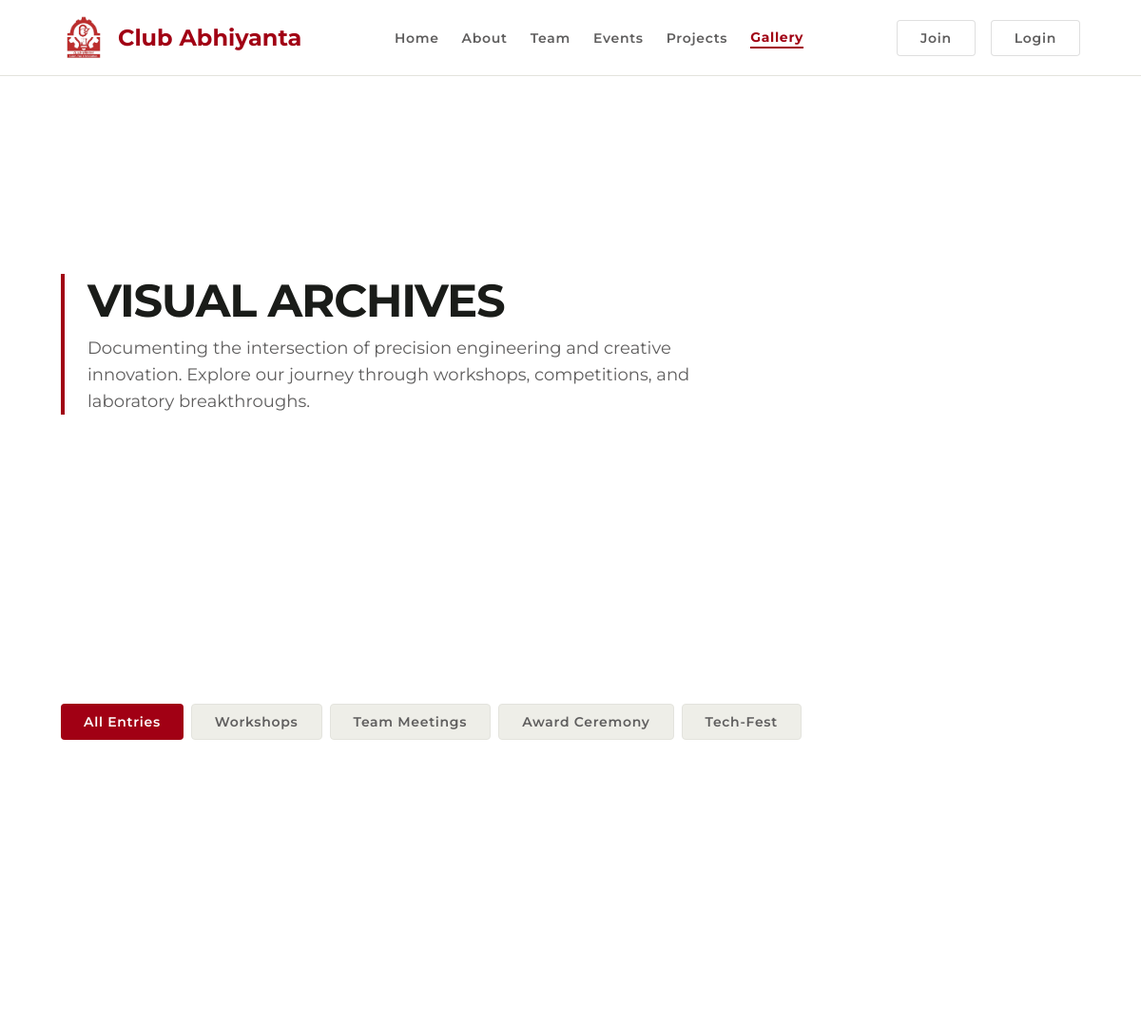
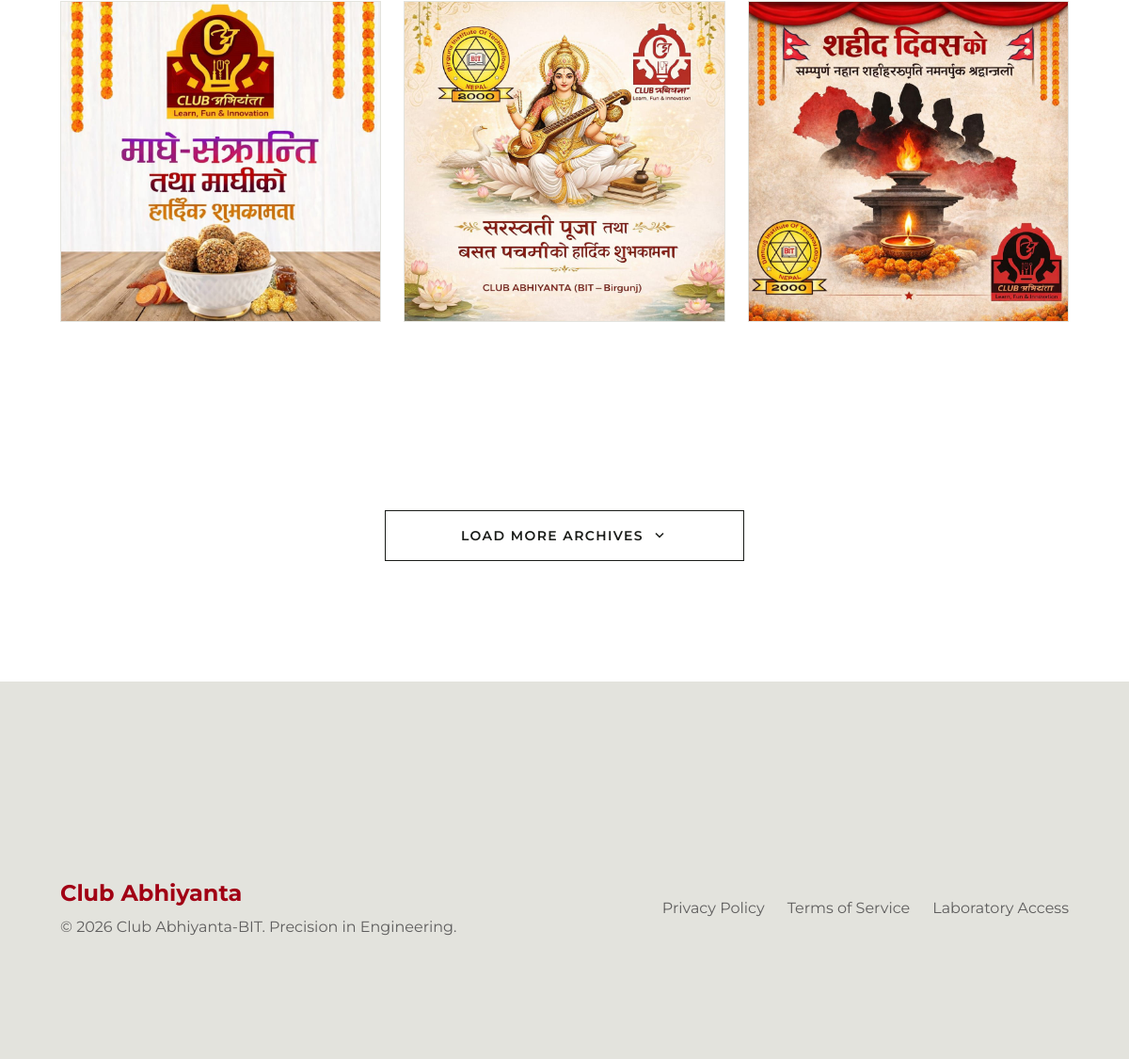
The page /pages/gallery.php on the database its author committed (2 pictures, top to bottom).
### tables this page shows
CREATE TABLE `settings` (
  `id` int(11) NOT NULL AUTO_INCREMENT,
  `setting_key` varchar(100) NOT NULL,
  `setting_value` text DEFAULT NULL,
  `created_at` timestamp NULL DEFAULT current_timestamp(),
  `updated_at` timestamp NULL DEFAULT current_timestamp() ON UPDATE current_timestamp(),
  PRIMARY KEY (`id`),
  UNIQUE KEY `setting_key` (`setting_key`),
  KEY `idx_settings_key` (`setting_key`)
);

CREATE TABLE `gallery` (
  `id` int(11) NOT NULL AUTO_INCREMENT,
  `image_path` varchar(255) NOT NULL,
  `title` varchar(100) DEFAULT NULL,
  `description` text DEFAULT NULL,
  `upload_date` timestamp NULL DEFAULT current_timestamp(),
  `created_at` timestamp NULL DEFAULT current_timestamp(),
  `updated_at` timestamp NULL DEFAULT current_timestamp() ON UPDATE current_timestamp(),
  PRIMARY KEY (`id`),
  KEY `idx_gallery_upload_date` (`upload_date`)
);

### includes/db.php (called while the page is built, shortened)
<?php
$servername = "localhost";
$username   = "root";
$password   = "";
$dbname     = "club";
$conn = new mysqli($servername, $username, $password, $dbname);
$base_url = "http://localhost/club/";
if (!function_exists('getSetting')) {
    function getSetting($key, $default = "") {
        global $conn;
        $key = $conn->real_escape_string($key);
        $sql = "SELECT setting_value FROM settings WHERE setting_key = '$key'";
        $result = $conn->query($sql);
        if ($result && $result->num_rows > 0) {
            $row = $result->fetch_assoc();
            return $row['setting_value'];
        }
        return $default;
    }
}
?>

### pages/gallery.php (the view, shortened to what this page needs)
<?php
include '../includes/header.php';
$gallery = $conn->query("SELECT * FROM gallery ORDER BY created_at DESC");
?>
<main class="pt-xl pb-xl">
<section class="max-w-[1200px] mx-auto px-margin-mobile md:px-margin-desktop mt-xl mb-lg">
    <div class="border-l-4 border-primary pl-md">
        <h1 class="font-display text-display text-on-surface mb-xs uppercase tracking-tight">Visual Archives</h1>
        <p class="font-body-lg text-body-lg text-secondary max-w-2xl">
            Documenting the intersection of precision engineering and creative innovation. Explore our journey through workshops, competitions, and laboratory breakthroughs.
        </p>
    </div>
</section>
<section class="max-w-[1200px] mx-auto px-margin-mobile md:px-margin-desktop mb-lg">
    <div class="flex flex-wrap gap-xs">
        <button class="bg-primary text-on-primary px-md py-xs rounded font-label-md text-label-md">All Entries</button>
        <button class="bg-surface-container border border-surface-variant text-secondary px-md py-xs rounded font-label-md text-label-md hover:border-primary transition-colors">Workshops</button>
        <button class="bg-surface-container border border-surface-variant text-secondary px-md py-xs rounded font-label-md text-label-md hover:border-primary transition-colors">Team Meetings</button>
        <button class="bg-surface-container border border-surface-variant text-secondary px-md py-xs rounded font-label-md text-label-md hover:border-primary transition-colors">Award Ceremony</button>
        <button class="bg-surface-container border border-surface-variant text-secondary px-md py-xs rounded font-label-md text-label-md hover:border-primary transition-colors">Tech-Fest</button>
    </div>
</section>
<section class="max-w-[1200px] mx-auto px-margin-mobile md:px-margin-desktop">
    <div class="masonry-grid">
        <?php
        if($gallery && $gallery->num_rows > 0):
            while($img = $gallery->fetch_assoc()):
        ?>
            <div class="masonry-item group relative overflow-hidden bg-white border border-surface-variant">
                <img class="w-full h-auto object-cover transition-transform duration-500 group-hover:scale-105" src="../<?php echo $img['image_path']; ?>" alt="<?php echo $img['title']; ?>" onerror="this.src='https://images.unsplash.com/photo-1517048676732-d65bc937f952?w=800&q=80'">
            </div>
        <?php
            endwhile;
        endif; ?>
    </div>
</section>
<section class="max-w-[1200px] mx-auto px-margin-mobile md:px-margin-desktop py-lg flex justify-center">
    <button class="flex items-center gap-xs border border-on-surface text-on-surface px-xl py-sm hover:bg-on-surface hover:text-surface transition-all">
        <span class="font-label-md text-label-md uppercase tracking-widest">Load More Archives</span>
        <span class="material-symbols-outlined text-[18px]">expand_more</span>
    </button>
</section>
</main>
<?php include '../includes/footer.php'; ?>

### includes/header.php (shortened to what this page needs)
<?php
require_once __DIR__ . '/db.php';
$currentPage = basename($_SERVER['PHP_SELF']);
$base_url = isset($base_url) ? $base_url : '/club/';
?>
<!DOCTYPE html>
<html class="light" lang="en">
<head>
    <script src="https://cdn.tailwindcss.com?plugins=forms,container-queries"></script>
    <?php
    $colors = getSiteColors();
    $defaultColors = [
        'primary' => '#a10014',
        'on-primary' => '#ffffff',
        'primary-container' => '#c81d25',
        'on-primary-container' => '#ffddda',
        'secondary' => '#5f5e5e',
        'on-secondary' => '#ffffff',
        'secondary-container' => '#e2dfde',
        'on-secondary-container' => '#636262',
        'surface' => '#fafaf3',
        'surface-dim' => '#dadad4',
        'surface-container-lowest' => '#ffffff',
        'surface-container-low' => '#f4f4ee',
        'surface-container' => '#eeeee8',
        'surface-container-high' => '#e8e8e2',
        'surface-container-highest' => '#e3e3dd',
        'surface-variant' => '#e3e3dd',
        'on-surface' => '#1a1c19',
        'on-surface-variant' => '#5c403d',
        'on-background' => '#1a1c19',
        'error' => '#ba1a1a',
        'on-error' => '#ffffff',
        'outline' => '#906f6c',
        'outline-variant' => '#e5bdba'
    ];
    $colors = array_merge($defaultColors, $colors);
    ?>
    <script id="tailwind-config">
        tailwind.config = {
            darkMode: "class",
            theme: {
                extend: {
                    colors: {
                        "primary": "<?php echo $colors['primary']; ?>",
                        "on-primary": "<?php echo $colors['on-primary']; ?>",
                        "primary-container": "<?php echo $colors['primary-container']; ?>",
                        "on-primary-container": "<?php echo $colors['on-primary-container']; ?>",
                        "secondary": "<?php echo $colors['secondary']; ?>",
                        "on-secondary": "<?php echo $colors['on-secondary']; ?>",
                        "secondary-container": "<?php echo $colors['secondary-container']; ?>",
                        "on-secondary-container": "<?php echo $colors['on-secondary-container']; ?>",
                        "surface": "<?php echo $colors['surface']; ?>",
                        "surface-dim": "<?php echo $colors['surface-dim']; ?>",
                        "surface-container-lowest": "<?php echo $colors['surface-container-lowest']; ?>",
                        "surface-container-low": "<?php echo $colors['surface-container-low']; ?>",
                        "surface-container": "<?php echo $colors['surface-container']; ?>",
                        "surface-container-high": "<?php echo $colors['surface-container-high']; ?>",
                        "surface-container-highest": "<?php echo $colors['surface-container-highest']; ?>",
                        "surface-variant": "<?php echo $colors['surface-variant']; ?>",
                        "on-surface": "<?php echo $colors['on-surface']; ?>",
                        "on-surface-variant": "<?php echo $colors['on-surface-variant']; ?>",
                        "on-background": "<?php echo $colors['on-background']; ?>",
                        "error": "<?php echo $colors['error']; ?>",
                        "on-error": "<?php echo $colors['on-error']; ?>",
                        "outline": "<?php echo $colors['outline']; ?>",
                        "outline-variant": "<?php echo $colors['outline-variant']; ?>"
                    },
                    borderRadius: {
                        "DEFAULT": "0.25rem",
                        "lg": "0.5rem",
                        "xl": "0.75rem",
                        "full": "9999px"
                    },
                    spacing: {
                        "base": "4px",
                        "margin-desktop": "64px",
                        "margin-mobile": "16px",
                        "sm": "16px",
                        "gutter": "24px",
                        "md": "24px",
                        "lg": "48px",
                        "xl": "80px",
                        "xs": "8px"
                    },
                    fontFamily: {
                        "display": ["Montserrat"],
                        "label-md": ["Montserrat"],
                        "headline-md": ["Montserrat"],
                        "code": ["Montserrat"],
                        "body-md": ["Montserrat"],
                        "body-lg": ["Montserrat"],
                        "headline-lg-mobile": ["Montserrat"],
                        "headline-lg": ["Montserrat"]
                    },
                    fontSize: {
                        "display": ["48px", {"lineHeight": "56px", "letterSpacing": "-0.02em", "fontWeight": "700"}],
                        "label-md": ["14px", {"lineHeight": "20px", "letterSpacing": "0.05em", "fontWeight": "600"}],
                        "headline-md": ["24px", {"lineHeight": "32px", "fontWeight": "600"}],
                        "code": ["14px", {"lineHeight": "20px", "fontWeight": "500"}],
                        "body-md": ["16px", {"lineHeight": "24px", "fontWeight": "400"}],
                        "body-lg": ["18px", {"lineHeight": "28px", "fontWeight": "400"}],
                        "headline-lg-mobile": ["24px", {"lineHeight": "32px", "fontWeight": "700"}],
                        "headline-lg": ["32px", {"lineHeight": "40px", "letterSpacing": "-0.01em", "fontWeight": "700"}]
                    }
                }
            }
        }
    </script>
    <link rel="stylesheet" href="<?php echo $base_url; ?>assets/css/style.css">
</head>
<body class="bg-background text-on-background font-body-md">
<header id="main-header" class="fixed top-0 w-full z-50 bg-background border-b border-surface-variant h-16 md:h-20">
    <nav class="flex justify-between items-center px-margin-mobile md:px-margin-desktop h-full max-w-[1200px] mx-auto">
        <a href="<?php echo $base_url; ?>index.php" class="flex items-center gap-2 md:gap-3">
            <img src="<?php echo $base_url; ?>assets/images/logo.png" alt="Logo" class="h-9 md:h-12 w-auto">
            <span class="hidden md:inline font-headline-md text-headline-md font-bold text-primary"><?php echo getSetting('club_name', 'Club Abhiyanta-BIT'); ?></span>
        </a>
        <div class="hidden md:flex items-center gap-gutter">
            <a class="font-label-md text-label-md <?php echo ($currentPage == 'index.php' || $currentPage == '') ? 'text-primary font-bold border-b-2 border-primary' : 'text-secondary hover:text-primary'; ?> transition-colors duration-200" href="<?php echo $base_url; ?>index.php">Home</a>
            <a class="font-label-md text-label-md <?php echo ($currentPage == 'about.php') ? 'text-primary font-bold border-b-2 border-primary' : 'text-secondary hover:text-primary'; ?> transition-colors duration-200" href="<?php echo $base_url; ?>pages/about.php">About</a>
            <a class="font-label-md text-label-md <?php echo ($currentPage == 'team.php') ? 'text-primary font-bold border-b-2 border-primary' : 'text-secondary hover:text-primary'; ?> transition-colors duration-200" href="<?php echo $base_url; ?>pages/team.php">Team</a>
            <a class="font-label-md text-label-md <?php echo ($currentPage == 'programmes.php') ? 'text-primary font-bold border-b-2 border-primary' : 'text-secondary hover:text-primary'; ?> transition-colors duration-200" href="<?php echo $base_url; ?>pages/programmes.php">Events</a>
            <a class="font-label-md text-label-md <?php echo ($currentPage == 'projects.php') ? 'text-primary font-bold border-b-2 border-primary' : 'text-secondary hover:text-primary'; ?> transition-colors duration-200" href="<?php echo $base_url; ?>pages/projects.php">Projects</a>
            <a class="font-label-md text-label-md <?php echo ($currentPage == 'gallery.php') ? 'text-primary font-bold border-b-2 border-primary' : 'text-secondary hover:text-primary'; ?> transition-colors duration-200" href="<?php echo $base_url; ?>pages/gallery.php">Gallery</a>
        </div>
        <div class="flex items-center gap-2 md:gap-sm">
            <a href="<?php echo $base_url; ?>pages/membership.php" class="hidden md:inline bg-white border border-secondary/20 text-secondary px-md py-xs rounded font-label-md text-label-md hover:bg-surface-container-low transition-all active:scale-95">
                Join
            </a>
            <a href="<?php echo $base_url; ?>pages/login.php" class="hidden md:inline bg-white border border-secondary/20 text-secondary px-md py-xs rounded font-label-md text-label-md hover:bg-surface-container-low transition-all active:scale-95">
                Login
            </a>
        </div>
    </nav>
</header>
<main>

### includes/footer.php (shortened to what this page needs)
</main>
    <footer class="w-full bg-surface-container-highest border-t border-surface-variant">
        <div class="flex flex-col md:flex-row justify-between items-center px-margin-mobile md:px-margin-desktop py-xl max-w-[1200px] mx-auto">
            <div class="mb-md md:mb-0">
                <div class="font-headline-md text-headline-md font-bold text-primary mb-xs">
                    <?php echo getSetting('club_name', 'Club Abhiyanta-BIT'); ?>
                </div>
                <p class="font-body-md text-body-md text-secondary">
                    © <?php echo date('Y'); ?> Club Abhiyanta-BIT. Precision in Engineering.
                </p>
            </div>
            <div class="flex flex-wrap justify-center gap-md">
                <a class="font-body-md text-body-md text-secondary hover:text-primary transition-colors" href="#">Privacy Policy</a>
                <a class="font-body-md text-body-md text-secondary hover:text-primary transition-colors" href="#">Terms of Service</a>
                <a class="font-body-md text-body-md text-secondary hover:text-primary transition-colors" href="<?php echo $base_url; ?>pages/contact.php">Laboratory Access</a>
            </div>
        </div>
    </footer>
</body>
</html>

### assets/css/style.css (style rules this page uses)
:root { --primary-bg: hsl(0, 0%, 100%); --secondary-bg: #f8fafc; --accent-color: #3b82f6; --accent-hover: #2563eb; --text-main: #0f172a; --text-muted: #64748b; --border-color: #e2e8f0; --card-bg: rgba(255, 255, 255, 0.8); --nav-bg: rgba(255, 255, 255, 0.7); --shadow: 0 10px 15px -3px rgba(0, 0, 0, 0.1), 0 4px 6px -2px rgba(0, 0, 0, 0.05); --gradient-primary: linear-gradient(135deg, #3b82f6 0%, #8b5cf6 100%); --glass-bg: rgba(255, 255, 255, 0.6); --glass-border: rgba(255, 255, 255, 0.1); }
* { margin: 0; padding: 0; box-sizing: border-box; }
body { font-family: 'Outfit', sans-serif; background-color: var(--primary-bg); color: var(--text-main); line-height: 1.6; transition: background-color 0.4s cubic-bezier(0.4, 0, 0.2, 1), color 0.4s cubic-bezier(0.4, 0, 0.2, 1); overflow-x: hidden; opacity: 0; animation: bodyFadeIn 0.5s ease-out 0.1s forwards; }
header { position: fixed; top: 1.5rem; left: 50%; transform: translateX(-50%); width: 90%; max-width: 1200px; z-index: 1000; transition: all 0.4s cubic-bezier(0.4, 0, 0.2, 1); padding: 0.5rem 0; }
header::before { content: ''; position: absolute; inset: 0; background: var(--glass-bg); backdrop-filter: blur(20px); -webkit-backdrop-filter: blur(20px); border: 1px solid var(--glass-border); border-radius: 24px; z-index: -1; transition: all 0.4s ease; }
nav { display: flex; justify-content: space-between; align-items: center; padding: 0.75rem 2rem; }
section { padding: 8rem 0; }
footer { background: var(--secondary-bg); padding: 8rem 0 3rem; border-top: 1px solid var(--border-color); }

### includes/header.php (style rules this page uses)
.material-symbols-outlined { font-variation-settings: 'FILL' 0, 'wght' 400, 'GRAD' 0, 'opsz' 24; vertical-align: middle; }
body { background-color: #fafaf3; font-family: 'Montserrat', sans-serif; }

### pages/gallery.php (style rules this page uses)
.masonry-grid { column-count: 1; column-gap: 1.5rem; }
@media (min-width: 768px) { .masonry-grid { column-count: 2; } }
@media (min-width: 1024px) { .masonry-grid { column-count: 3; } }
.masonry-item { break-inside: avoid; margin-bottom: 1.5rem; }

### rows shown on the page
settings: setting_value "Club Abhiyanta"
gallery: image_path (picture)
gallery: image_path (picture)
gallery: image_path (picture)
